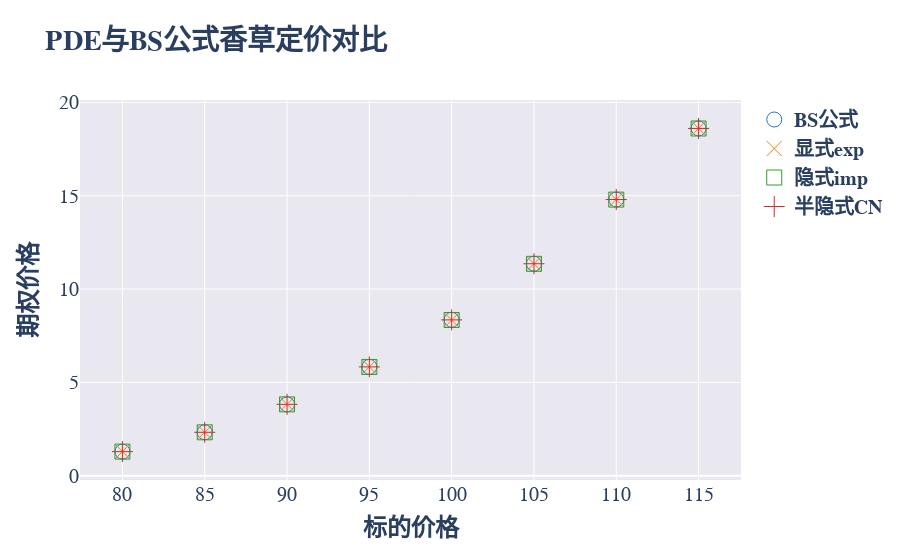

The code cell stored with this chart in its notebook:
### Code cell
import plotly.graph_objects as go

fig = go.Figure()
marker_size = 15
fig.add_trace(go.Scatter(x=price_arr, y=res["analytic"], mode='markers', marker=dict(color="#1f77b4", symbol="circle-open", size=marker_size), name="<b>BS公式", showlegend=True)) 
fig.add_trace(go.Scatter(x=price_arr, y=res["exp"], mode='markers', marker=dict(color="#ff7f0e", symbol="x-thin-open", size=marker_size), name="<b>显式exp", showlegend=True)) 
fig.add_trace(go.Scatter(x=price_arr, y=res["imp"], mode='markers', marker=dict(color="#2ca02c", symbol="square-open", size=marker_size), name="<b>隐式imp", showlegend=True)) 
fig.add_trace(go.Scatter(x=price_arr, y=res["CN"], mode='markers', marker=dict(color="#d62728", symbol="cross-thin-open", size=marker_size), name="<b>半隐式CN", showlegend=True)) 
fig.layout.font.family = '仿宋'
fig.update_layout(title='<b>PDE与BS公式香草定价对比', xaxis_title='<b>标的价格', yaxis_title='<b>期权价格', plot_bgcolor='#e9e7ef', font=dict(size=20))
fig.show()

### Figure 1 — Plotly figure (JSON) as saved in the notebook; plotly's stock layout.template omitted (floating-point values rounded to 4 significant figures)
{"data": [{"marker": {"color": "#1f77b4", "size": 15, "symbol": "circle-open"}, "mode": "markers", "name": "<b>BS公式", "showlegend": true, "type": "scatter", "x": [80, 85, 90, 95, 100, 105, 110, 115], "y": [1.289, 2.324, 3.823, 5.829, 8.349, 11.36, 14.8, 18.6]}, {"marker": {"color": "#ff7f0e", "size": 15, "symbol": "x-thin-open"}, "mode": "markers", "name": "<b>显式exp", "showlegend": true, "type": "scatter", "x": [80, 85, 90, 95, 100, 105, 110, 115], "y": [1.29, 2.323, 3.823, 5.829, 8.34, 11.36, 14.8, 18.61]}, {"marker": {"color": "#2ca02c", "size": 15, "symbol": "square-open"}, "mode": "markers", "name": "<b>隐式imp", "showlegend": true, "type": "scatter", "x": [80, 85, 90, 95, 100, 105, 110, 115], "y": [1.289, 2.324, 3.819, 5.825, 8.343, 11.35, 14.79, 18.6]}, {"marker": {"color": "#d62728", "size": 15, "symbol": "cross-thin-open"}, "mode": "markers", "name": "<b>半隐式CN", "showlegend": true, "type": "scatter", "x": [80, 85, 90, 95, 100, 105, 110, 115], "y": [1.289, 2.324, 3.822, 5.829, 8.347, 11.36, 14.79, 18.6]}], "layout": {"font": {"family": "仿宋", "size": 20}, "plot_bgcolor": "#e9e7ef", "title": {"text": "<b>PDE与BS公式香草定价对比"}, "xaxis": {"title": {"text": "<b>标的价格"}}, "yaxis": {"title": {"text": "<b>期权价格"}}}}
